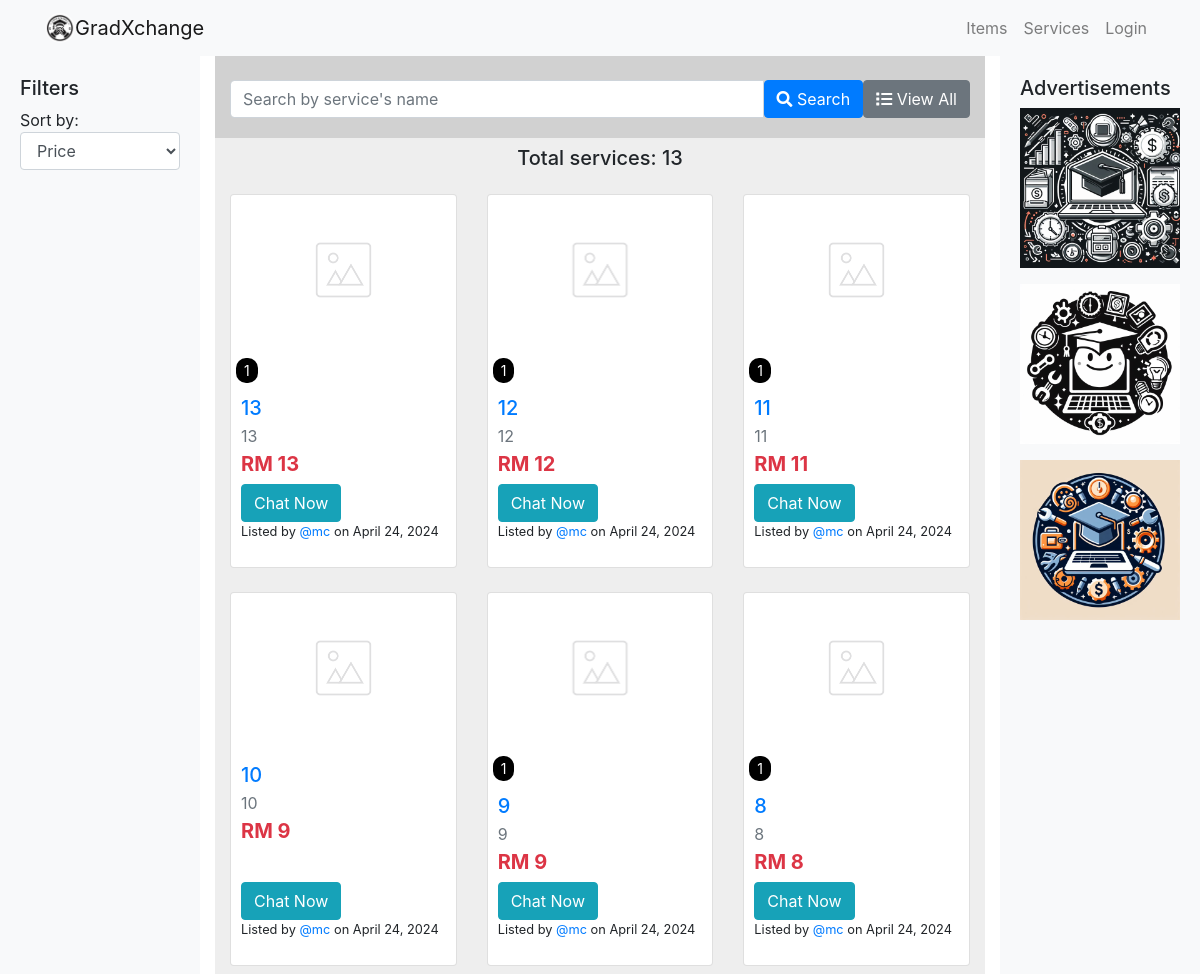
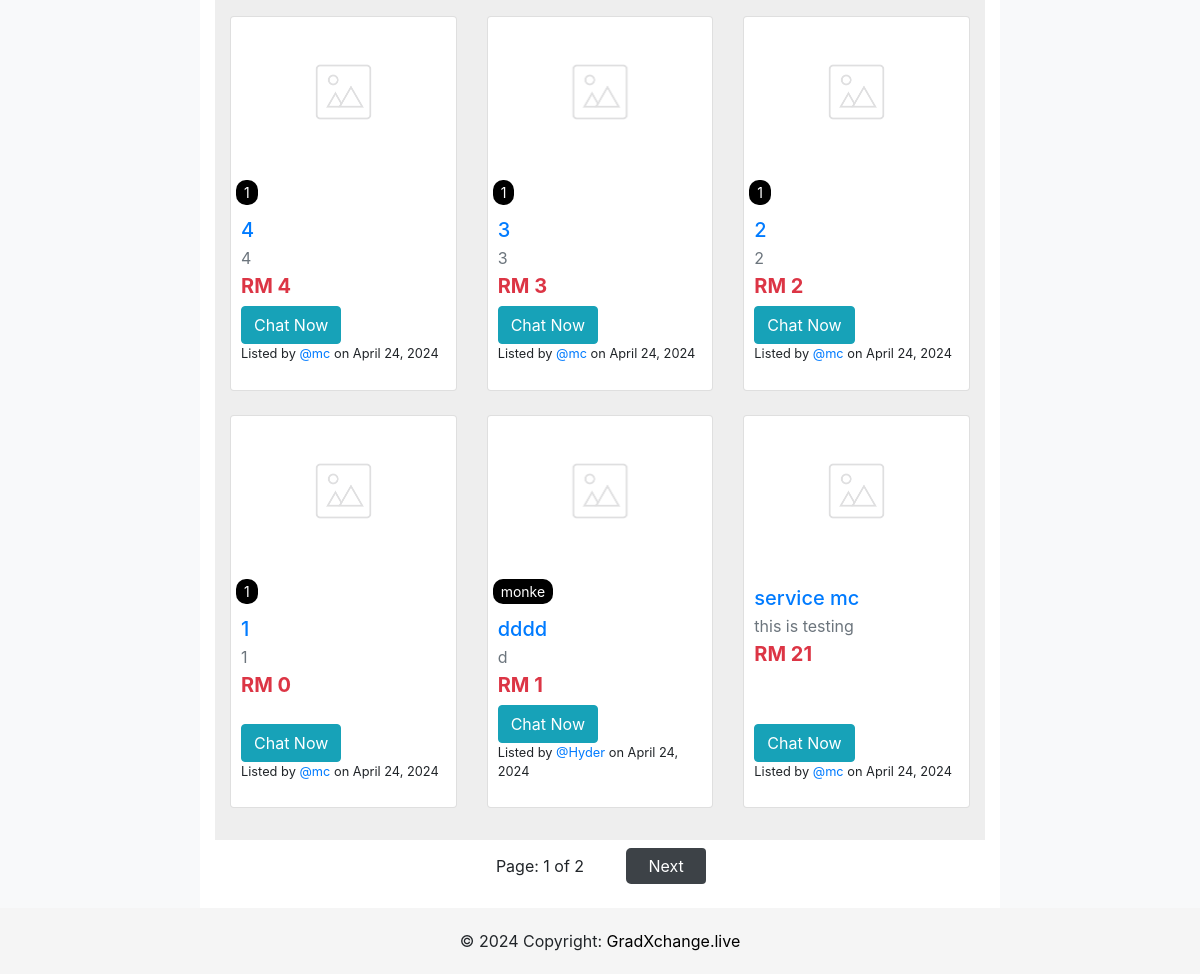
The app's page /service/ with its own data (2 pictures, top to bottom).
### service/models.py (models this page shows, shortened)
class Service(models.Model):
    tags = TaggableManager()
    service_name = models.CharField(max_length=200)
    service_desc = models.CharField(max_length=200)
    service_detail = models.CharField(max_length=2000)
    service_price = models.IntegerField()
    service_image = models.ImageField(upload_to='images_service', default="notfound.png")
    created =  models.DateTimeField(auto_now_add=True)
    user_name = models.ForeignKey(User, on_delete=models.CASCADE,default=1)

### service/views.py (the view)
# urls.py: path('', views.index, name='index'),
def index(request):
    service_list =  Service.objects.all().order_by('-created')
    service_name = request.GET.get('service_name')
    if service_name != '' and service_name is not None:
        service_list = service_list.filter(service_name__icontains=service_name)
    result_count = service_list.count()
    paginator = Paginator(service_list,12)
    page = request.GET.get('page')
    service_list = paginator.get_page(page)
    context = {
         'service_list':service_list, 'result_count': result_count,'service_name': service_name,
    }
    return render(request, 'service/index.html', context)

### service/templates/service/index.html (shortened to what this page needs)
{% extends 'users/base.html' %}
{% load static %}
{% block body %}
<div class="container-fluid">
    <div class="row">
        <div class="col-md-2 filter-column">
            <h5>Filters</h5>
            <div>Sort by:</div>
            <select class="form-control mb-3">
                <option>Price</option>
            </select>
        </div>
        <div class="col-md-8">
            <div class="container-fluid" style="background-color: rgba(29, 29, 29, 0.199); padding-bottom: 20px;">
                <div class="row">
                    <div class="col-md-12">
                        <div class="d-flex justify-content-center mt-4">
                            <form action="" method="GET" class="input-group">
                                <input class="form-control" type="search" name="service_name"
                                    placeholder="Search by service's name" aria-label="Search">
                                <button class="btn btn-primary" type="submit">
                                    <i class="fas fa-search"></i> Search
                                </button>
                                <a href="{% url 'service:index' %}" class="btn btn-secondary ms-2">
                                    <i class="fas fa-list"></i> View All
                                </a>
                            </form>
                        </div>
                    </div>
                </div>
            </div>
            <section id="item-cards-section" style="background-color: #eee;">
                <div class="container py-2" style="max-width: 900px;">
                    <div class="text-center mb-4">
                        {% if service_name %}
                        <h5>Showing {{ result_count }} results for "{{ service_name }}"</h5>
                        {% else %}
                        <h5>Total services: {{ result_count }}</h5>
                        {% endif %}
                    </div>
                    <div class="row">
                        {% for service in service_list %}
                        <div class="col-lg-4 col-md-6 col-sm-12 mb-4">
                            <div class="card zoom-card">
                                <div class="bg-image zoom-image ripple" style="overflow: hidden;">
                                    <a href="{% url 'service:detail' service.id %}"> <img
                                            src="{{ service.service_image.url }}" class="img-fluid"
                                            style="width: 100%; height: 150px; object-fit: contain;" /></a>
                                </div>
                                <div class="tags">
                                    {% for tag in service.tags.all %}
                                    <span class="tag">{{ tag.name }}</span>
                                    {% endfor %}
                                </div>
                                <div class="card-body" style="padding: 10px; display: flex; flex-direction: column;">
                                    <a href="{% url 'service:detail' service.id %}" class="text-reset">
                                        <h5 class="card-title mb-1">{{ service.service_name|truncatechars:50 }}</h5>
                                    </a>
                                    <p class="mb-1 text-muted">{{ service.service_desc|truncatechars:55 }}</p>
                                    <h5 class="mb-2">
                                        <strong class="text-danger">RM {{ service.service_price }}</strong>
                                    </h5>
                                    <div class="mt-auto">
                                        {% if request.user != service.user_name %}
                                        <a id="send-message-btn"
                                            href="{% url 'create_message' service.user_name.profile.pk %}"
                                            class="btn btn-info">Chat Now</a>
                                        {%else%}
                                        <a href="{% url 'service:update_service' service.id %}"
                                            class="btn btn-outline-warning btn-sm">Edit</a>
                                        <a href="{% url 'service:delete_service' service.id %}"
                                            class="btn btn-outline-danger btn-sm">Delete</a>
                                        {% endif %}
                                        <p class="small">
                                            Listed by <span><a
                                                    href="{% url 'account' service.user_name.username %}">@{{service.user_name}}</a></span>
                                            on {{ service.created|date:"F d, Y" }}
                                        </p>
                                    </div>
                                </div>
                            </div>
                        </div>
                        {% endfor %}
                    </div>
                </div>
            </section>
            <div class="container" style="max-width: 900px;">
                <div class="row">
                    <div class="col-md-12">
                        <ul class="pagination justify-content-center" style="align-items: center; display: flex;">
                            <li class="page-item" style="margin: 0 10px; text-align: center;">
                                Page: {{service_list.number}} of {{service_list.paginator.num_pages}}</li>
                            {% if service_list.has_next %}
                            <li class="page-item">
                                <a class="page-link"
                                    href="?page={{ service_list.next_page_number }}{% if request.GET.service_name %}&service_name={{ request.GET.item_name|urlencode }}{% endif %}">Next</a>
                            </li>
                            {% endif %}
                        </ul>
                    </div>
                </div>
            </div>
        </div>
        <div class="col-md-2 ads-column">
            <h5>Advertisements</h5>
            <a href="#" class="d-block mb-3">
                <img src="{% static 'pictures/logo4.jpg' %}" alt="Advert 4" class="img-fluid">
            </a>
            <a href="#" class="d-block mb-3">
                <img src="{% static 'pictures/logo5.jpg' %}" alt="Advert 5" class="img-fluid">
            </a>
            <a href="#" class="d-block mb-3">
                <img src="{% static 'pictures/logo6.jpg' %}" alt="Advert 6" class="img-fluid">
            </a>
        </div>
    </div>
</div>
{% endblock %}

### static/css/style.css (style rules this page uses)
html, body { height: 100%; margin: 0; padding: 0; }
body { display: flex; flex-direction: column; }
.zoom-card { overflow: hidden; }
.zoom-image { transition: transform 0.5s ease; }
.pagination { display: flex; justify-content: center; padding-left: 0; list-style: none; }
.pagination li a { border: none; margin: 0 8px; min-width: 80px; text-align: center; background-color: #3d4247; color: white; border-radius: 5px; }
.pagination .page-item { background-color: transparent; border: none; padding: 0.5rem 0.75rem; }
#send-message-btn { white-space: nowrap; }
.tags .tag { background-color: #000000; color: white; margin-left: 5px; padding: 2px 8px; border-radius: 10px; font-size: 0.875rem; }
.tag { display: inline-block; background-color: #000000; color: #ffffff; padding: 2px 8px; margin: 3px; border-radius: 3px; font-size: 0.8em; }
#item-cards-section .card { display: flex; flex-direction: column; height: 100%; }
#item-cards-section .card img { margin-bottom: 10px; }
#item-cards-section .card-body { flex-grow: 1; display: flex; flex-direction: column; }
#item-cards-section .card-title { margin-top: 0px; }
#item-cards-section .btn { margin-top: auto; }

### service/templates/service/index.html (style rules this page uses)
.filter-column { background-color: #f8f9fa; padding: 20px; }
.ads-column { background-color: #f8f9fa; padding: 20px; }

### records on screen
Service: service_image (picture), service_name "13", service_desc "13", service_price "13", shows "Chat Now", user_name "mc", created "April 24, 2024"
Tag: name "1"
Service: service_image (picture), service_name "12", service_desc "12", service_price "12", shows "Chat Now", user_name "mc", created "April 24, 2024"
Service: service_image (picture), service_name "11", service_desc "11", service_price "11", shows "Chat Now", user_name "mc", created "April 24, 2024"
Service: service_image (picture), service_name "10", service_desc "10", service_price "9", shows "Chat Now", user_name "mc", created "April 24, 2024"
Service: service_image (picture), service_name "9", service_desc "9", service_price "9", shows "Chat Now", user_name "mc", created "April 24, 2024"
Service: service_image (picture), service_name "8", service_desc "8", service_price "8", shows "Chat Now", user_name "mc", created "April 24, 2024"
Service: service_image (picture), service_name "4", service_desc "4", service_price "4", shows "Chat Now", user_name "mc", created "April 24, 2024"
Service: service_image (picture), service_name "3", service_desc "3", service_price "3", shows "Chat Now", user_name "mc", created "April 24, 2024"
Service: service_image (picture), service_name "2", service_desc "2", service_price "2", shows "Chat Now", user_name "mc", created "April 24, 2024"
Service: service_image (picture), service_name "1", service_desc "1", service_price "0", shows "Chat Now", user_name "mc", created "April 24, 2024"
Service: service_image (picture), service_name "dddd", service_desc "d", service_price "1", shows "Chat Now", user_name "Hyder", created "April 24, 2024"
Tag: name "monke"
Service: service_image (picture), service_name "service mc", service_desc "this is testing", service_price "21", shows "Chat Now", user_name "mc", created "April 24, 2024"

### other values on screen
{{ result_count }} "13"
{{ service_list.number }} "1"
{{ service_list.paginator.num_pages }} "2"
